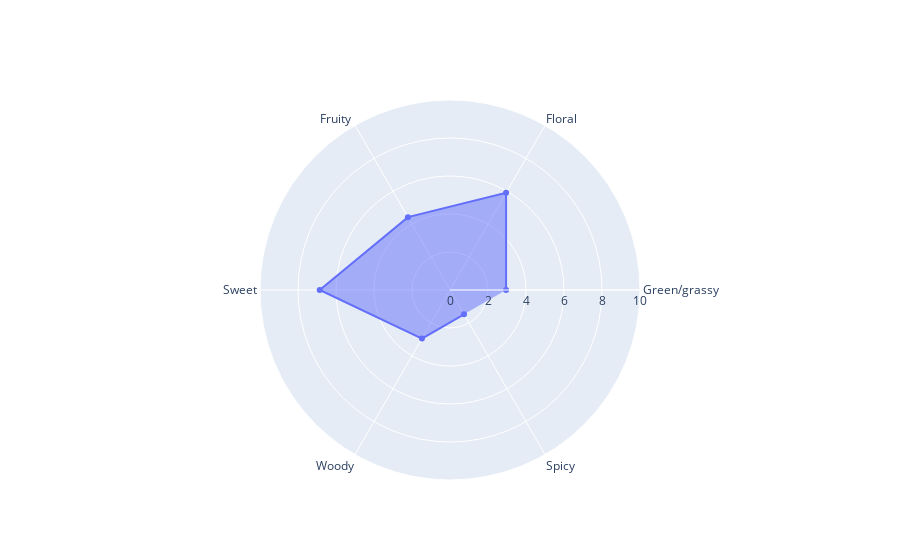

The code cell stored with this chart in its notebook:
### Code cell
import plotly.graph_objects as go

fig = go.Figure(data=go.Scatterpolar(
  r=(np.array(final_OSA.sum()*10)),
  theta=list(final_OSA.columns),
  fill='toself'
))

fig.update_layout(
  polar=dict(
    radialaxis=dict(
      visible=True,
       range=[0, 10]
    ),
  ),
  showlegend=False
)

fig.show()

### Figure 1 — Plotly figure (JSON) as saved in the notebook; plotly's stock layout.template omitted (floating-point values rounded to 4 significant figures)
{"data": [{"fill": "toself", "r": [2.952, 5.904, 4.428, 6.857, 2.952, 1.476], "theta": ["Green/grassy", "Floral", "Fruity ", "Sweet", "Woody", "Spicy"], "type": "scatterpolar"}], "layout": {"polar": {"radialaxis": {"range": [0, 10], "visible": true}}, "showlegend": false}}
